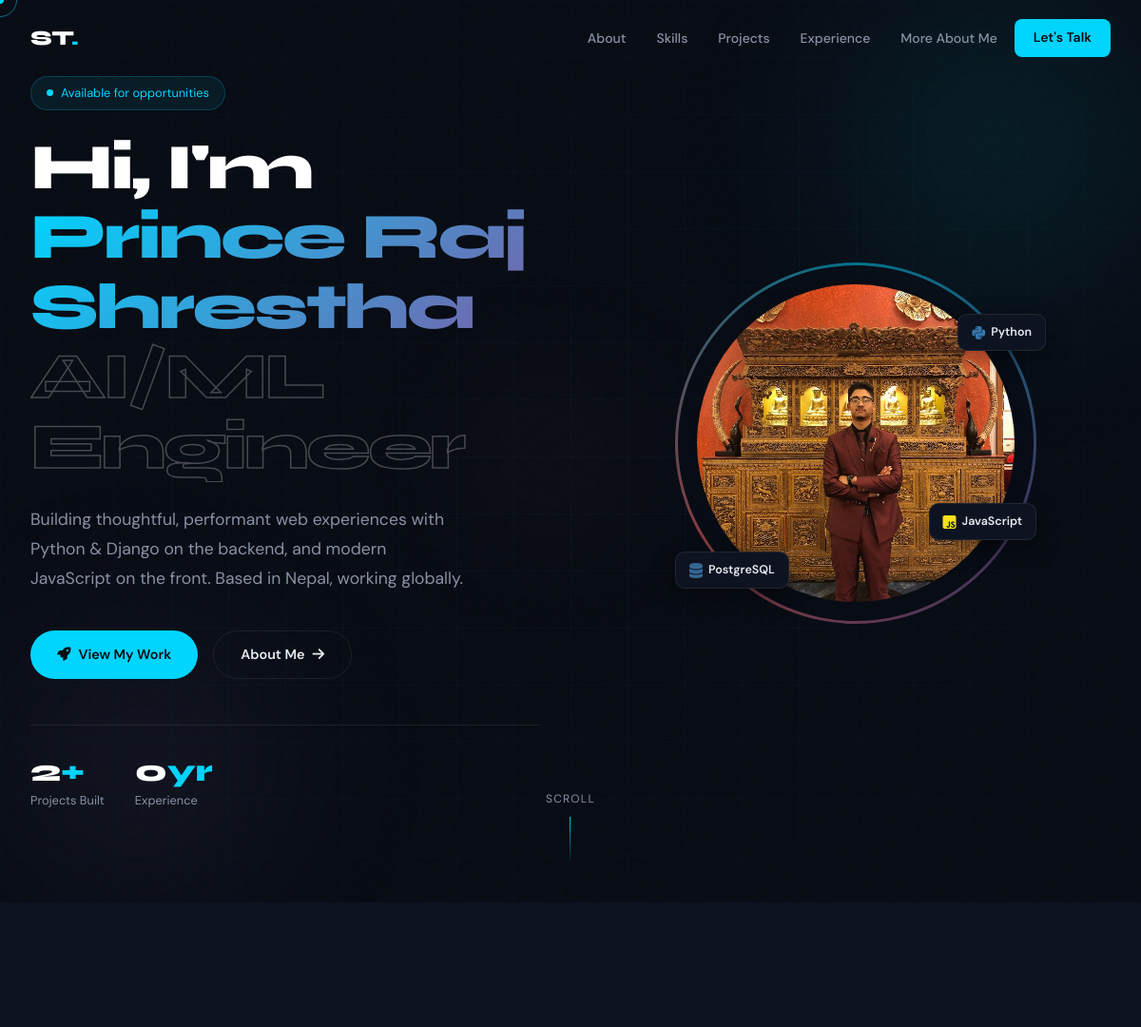
Before: /index/ (upper part) with the older database file.
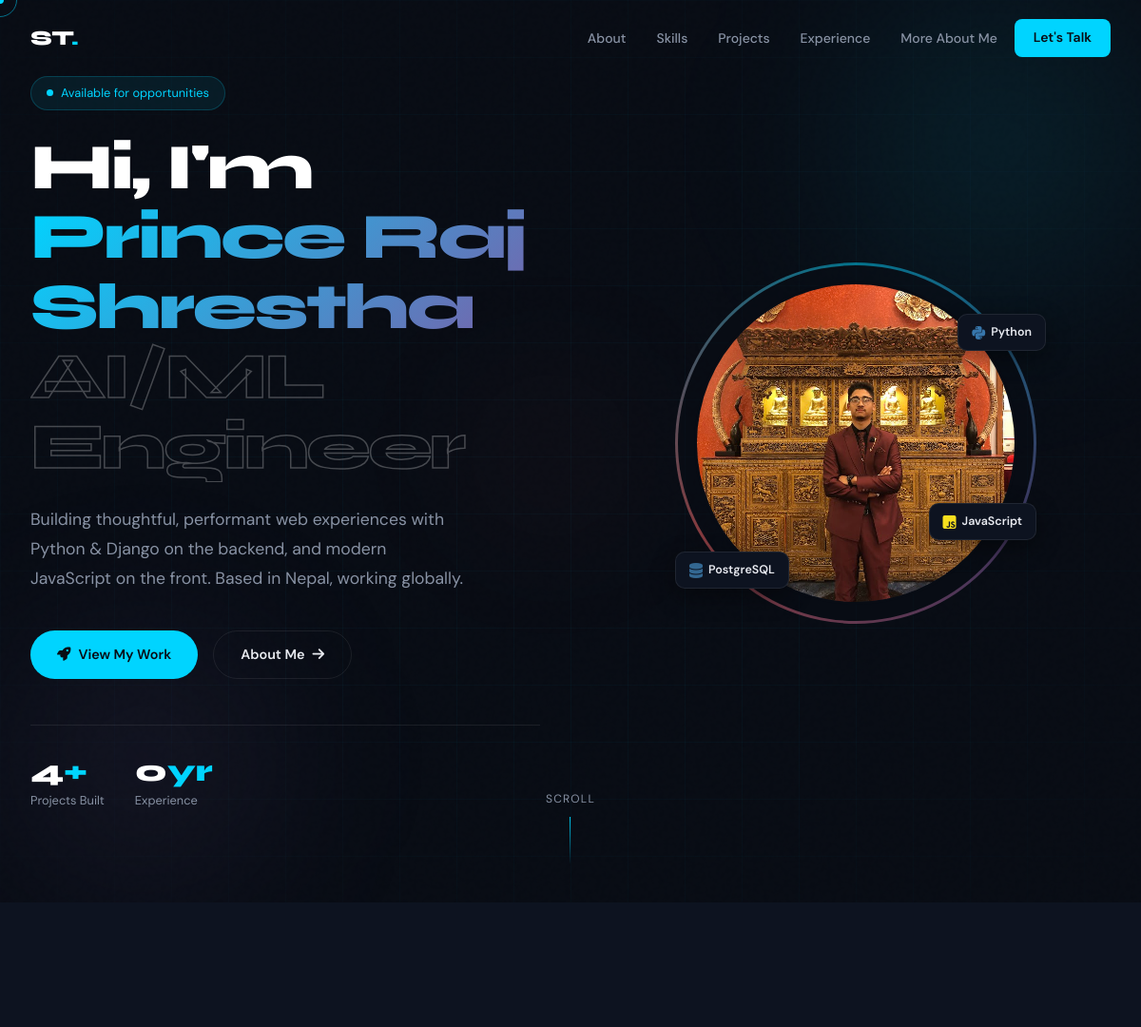
After: the same page with the newer database file.
### portfolio/models.py (models this page shows)
class Profile(models.Model):
    name = models.CharField(max_length=50)
    tagline = models.TextField()
    location = models.CharField(max_length=50)
    birthday = models.DateField(null=True, blank=True)
    studies = models.CharField(max_length=100)
    gmail = models.CharField(max_length=50)
    job_title = models.CharField(max_length=100)
    github = models.CharField(max_length=100)
    linked_in = models.CharField(max_length=100)
    resume_pdf = models.FileField(upload_to='documents/', default='documents/default.pdf')
    about_short = models.TextField(blank=True, default=' ')
    about_long = models.TextField(blank=True, default=' ')
    about_long1 = models.TextField(blank=True, default=' ')
    about_long2 = models.TextField(blank=True, default=' ')
    avatar = models.ImageField(upload_to='images/', default='images/default.jpg')
    traits = models.ManyToManyField(Trait, related_name='profiles')
    values = models.ManyToManyField(Value, related_name='profiles')

class Stats(models.Model):
    projects = models.IntegerField(default=0)
    experience = models.IntegerField(default=0)

### portfolio/views.py (the view)
# urls.py: path('index/', views.index, name='index'),
def index(request):
    profile = Profile.objects.first()
    skill_categories = SkillCategory.objects.prefetch_related('skills')
    work_experiences = WorkExperience.objects.prefetch_related('skills')
    education = Education.objects.all()
    projects = Project.objects.all()
    tech_stack = ProjectTechStack.objects.all()
    skills = ["Python", "Django", "REST APIs", "PostgreSQL"]
    return render(request, "portfolio/index.html", {
        "skills": skills,
        "profile": profile,
        "skill_categories": skill_categories,
        "work_experiences": work_experiences,
        "education_list": education,
        "projects" : projects,
        "tech_stack" : tech_stack,
        "stats":Stats.objects.first()
    })

### portfolio/templates/portfolio/index.html (shortened to what this page needs)
{% extends "portfolio/base.html" %}
{% load static %}
{% block extra_head %}
  <link rel="stylesheet" href="{% static 'css/index.css' %}">
{% endblock %}
{% block content %}
<section id="hero">
  <div class="hero-orb hero-orb-1"></div>
  <div class="hero-orb hero-orb-2"></div>
  <div class="hero-orb hero-orb-3"></div>
  <div class="hero-content">
    <div class="hero-left">
      <div class="hero-badge">
        Available for opportunities
      </div>
      <h1 class="hero-title">
        <span class="line">Hi, I'm</span>
        <span class="line highlight">{{ profile.name|default:'Prince Shrestha' }}</span>
        <span class="line outline-text">Full-Stack Dev</span>
      </h1>
      <p class="hero-desc">
        {{ profile.tagline|default:"Full-Stack Dev" }}
      </p>
      <div class="hero-actions">
        <a href="#projects" class="btn btn-primary">
          <i class="fas fa-rocket"></i> View My Work
        </a>
        <a href="{% url 'about' %}" class="btn btn-outline">
          About Me <i class="fas fa-arrow-right"></i>
        </a>
      </div>
      <div class="hero-stats">
        <div class="stat-item">
          <div class="stat-number">{{ stats.projects|default:"2" }}<span>+</span></div>
          <div class="stat-label">Projects Built</div>
        </div>
        <div class="stat-item">
          <div class="stat-number">{{ stats.experience|default:"0" }}<span>yr</span></div>
          <div class="stat-label">Experience</div>
        </div>
      </div>
    </div>
    <div class="hero-right">
      <div class="hero-avatar-wrap">
        <div class="avatar-img">
          {% if profile.avatar %}
            <img src="{{ profile.avatar.url }}" alt="{{ profile.name }}" />
          {% else %}
            <i class="fas fa-user"></i>
          {% endif %}
        </div>
        <div class="float-badge float-badge-1">
          <i class="fab fa-python" style="color:#3776ab"></i> Python
        </div>
        <div class="float-badge float-badge-2">
          <i class="fab fa-js-square" style="color:#f7df1e"></i> JavaScript
        </div>
        <div class="float-badge float-badge-3">
          <i class="fas fa-database" style="color:#336791"></i> PostgreSQL
        </div>
      </div>
    </div>
  </div>
  <div class="scroll-hint">
    <span>Scroll</span>
  </div>
</section>
<section id="about">
  <div class="container">
    <div class="about-grid">
    </div>
  </div>
</section>
{% endblock %}

### portfolio/templates/portfolio/base.html (shortened to what this page needs)
    {% load static %}
    <!DOCTYPE html>
    <html lang="en" data-theme="dark">
    <head>
    <link rel="stylesheet" href="https://cdnjs.cloudflare.com/ajax/libs/font-awesome/6.5.0/css/all.min.css" />
    <link rel="stylesheet" href ="{% static 'css/base.css' %}">
    {% block extra_head %}{% endblock %}
    </head>
    <body>
    <div id="cursor-ring"></div>
    <nav id="navbar">
        <div class="nav-inner">
        <a href="{% url 'index' %}" class="nav-logo">
            ST<span>.</span>
        </a>
        <ul class="nav-links" id="navLinks">
            <li><a href="{% if request.path == '/index/' %}#about{% else %}{% url 'index' %}#about{% endif %}">About</a></li>
            <li><a href="{% if request.path == '/index/' %}#skills{% else %}{% url 'index' %}#skills{% endif %}">Skills</a></li>
            <li><a href="{% if request.path == '/index/' %}#projects{% else %}{% url 'index' %}#projects{% endif %}">Projects</a></li>
            <li><a href="{% if request.path == '/index/' %}#experience{% else %}{% url 'index' %}#experience{% endif %}">Experience</a></li>
            <li><a href="{% url 'about' %}" class="{% if request.resolver_match.url_name == 'about' %}active{% endif %}">More About Me</a></li>
            <li><a href="{% if request.path == '/index/' %}#contact{% else %}{% url 'index' %}#contact{% endif %}" class="nav-cta btn">Let's Talk</a></li>
        </ul>
        </div>
    </nav>
    <main>
        {% block content %}{% endblock %}
    </main>
    </body>
    </html>

### portfolio/static/css/base.css (style rules this page uses)
:root { --bg: #080c14; --bg2: #0d1320; --bg3: #111827; --surface: rgba(255,255,255,0.04); --border: rgba(255,255,255,0.08); --accent: #00d4ff; --accent2: #7b5ea7; --accent3: #ff6b6b; --text: #e8eaf0; --muted: #8892a4; --white: #ffffff; --font-display: 'Syne', sans-serif; --font-body: 'DM Sans', sans-serif; --radius: 12px; --radius-lg:20px; --glow: 0 0 40px rgba(0,212,255,0.15); --transition: 0.35s cubic-bezier(0.4,0,0.2,1); }
*, *::before, *::after { margin:0; padding:0; box-sizing:border-box; }
html { scroll-behavior: smooth; cursor: none; }
body { font-family: var(--font-body); background: var(--bg); color: var(--text); overflow-x: hidden; line-height: 1.7; }
a { color: inherit; text-decoration: none; }
img { max-width: 100%; display: block; }
ul { list-style: none; }
#cursor-ring { width: 36px; height: 36px; border: 1.5px solid rgba(0,212,255,0.5); border-radius: 50%; position: fixed; top: 0; left: 0; pointer-events: none; z-index: 9998; transition: transform 0.12s ease, width 0.2s ease, height 0.2s ease, border-color 0.2s ease; transform: translate(-50%, -50%); }
body::before { content: ''; position: fixed; inset: 0; pointer-events: none; z-index: 0; opacity: 0.4; }
#navbar { position: fixed; top: 0; left: 0; right: 0; z-index: 1000; padding: 1.25rem 0; transition: var(--transition); }
.nav-inner { max-width: 1200px; margin: 0 auto; padding: 0 2rem; display: flex; align-items: center; justify-content: space-between; }
.nav-logo { font-family: var(--font-display); font-size: 1.35rem; font-weight: 800; letter-spacing: -0.02em; color: var(--white); position: relative; }
.nav-logo span { color: var(--accent); }
.nav-logo::after { content: ''; position: absolute; bottom: -2px; left: 0; width: 0; height: 2px; background: var(--accent); transition: var(--transition); }
.nav-links { display: flex; gap: 0.25rem; align-items: center; }
.nav-links a { font-size: 0.875rem; font-weight: 500; color: var(--muted); padding: 0.5rem 0.875rem; border-radius: 8px; transition: var(--transition); position: relative; }
.nav-cta { background: var(--accent) !important; color: var(--bg) !important; font-weight: 600 !important; padding: 0.5rem 1.25rem !important; }
main { position: relative; z-index: 1; }
.container { max-width: 1200px; margin: 0 auto; padding: 0 2rem; }
section { padding: 6rem 0; }
.btn { display: inline-flex; align-items: center; gap: 0.5rem; padding: 0.75rem 1.75rem; border-radius: 50px; font-family: var(--font-body); font-size: 0.9rem; font-weight: 600; cursor: pointer; border: none; transition: var(--transition); text-decoration: none; }
.btn-primary { background: var(--accent); color: var(--bg); }
.btn-outline { background: transparent; border: 1px solid var(--border); color: var(--text); }

Changed rows visible on the page:
added Stats: projects "4", experience "0"
Other visible differences:
{{ stats.projects|default:"2" }}: "2" → (not shown)
{{ stats.experience|default:"0" }}: "0" → (not shown)
